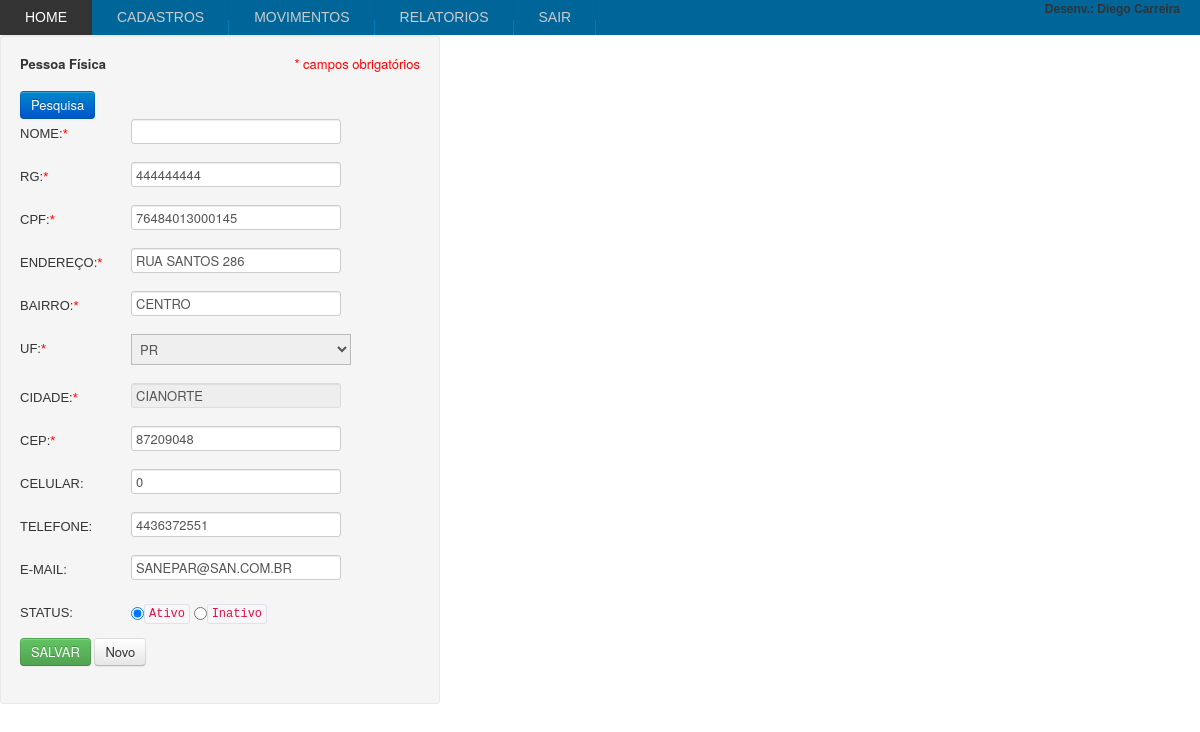
The page /cadastraClienteF.php?id=4 (signed in) on the database its author committed.
### tables this page shows
Create table clifor (
	idclifor Int NOT NULL AUTO_INCREMENT,
	uf Int NOT NULL,
	cidade Int NOT NULL,
	nome Varchar(40),
	ierg Varchar(10),
	cnpjcpf Varchar(15),
	tipo Char(1),
	endereco Varchar(40),
	bairro Varchar(30),
	cep Bigint,
	telefone Bigint,
	celular Bigint,
	email Varchar(30),
	status enum('1','2') NOT NULL default '1',
	razsoc Varchar(40),
	fantasia Varchar(40),
 Primary Key (idclifor));

Create table cidade (
	idcid Int NOT NULL AUTO_INCREMENT,
	nome Varchar(100),
	uf Int NOT NULL,
 Primary Key (idcid));

Create table uf (
	iduf Int NOT NULL AUTO_INCREMENT,
	sigla Char(2),
	descricao Varchar(30),
 Primary Key (iduf));

### cadastraClienteF.php (the view, shortened to what this page needs)
<?php error_reporting(E_ERROR | E_PARSE);
	$nome = '';
	$rg = '';
	$cpf = '';
	$endereco = '';
	$bairro = '';
	$uf = '';
	$nome_cidade = '';
	$cep = '';
	$celular = '';
	$telefone = '';
	$email = '';
	if (isset($_GET['id']) ) {
		$id = (int) $_GET['id'];
		$sql = "select * from clifor where idclifor = '$id'";
		$resultado = mysql_query($sql);
		$linha = mysql_fetch_array($resultado);
		$nome = $linha['nome'];
		$rg = $linha['ierg'];
		$cpf = $linha['cnpjcpf'];
		$endereco = $linha['endereco'];
		$bairro = $linha['bairro'];
		$uf = $linha['uf'];
		$cidade = $linha['cidade'];
		$cep = $linha['cep'];
		$celular = $linha['celular'];
		$telefone = $linha['telefone'];
		$email = $linha['email'];
		$sql_cidade = "select cidade.nome, cidade.idcid, uf.sigla, uf.iduf from cidade,uf
		where cidade.idcid = '$cidade' and uf.iduf = '$uf'" ;
			$resultado_cidade = mysql_query($sql_cidade);
			$linha_cidade = mysql_fetch_array($resultado_cidade);
			 $uf = $linha_cidade['iduf'];
			 $sigla = $linha_cidade['sigla'];
			 $nome_cidade = $linha_cidade['nome'];
	}
			?>
<!DOCTYPE html PUBLIC "-//W3C//DTD XHTML 1.0 Transitional//EN" "http://www.w3.org/TR/xhtml1/DTD/xhtml1-transitional.dtd">
<html xmlns="http://www.w3.org/1999/xhtml">
<head>
<link href="estilo.css" rel="stylesheet" type="text/css" />
<?php include 'links-tb.php'; ?>
</head>
<body onLoad="document.formClienteF.nome.focus()">
<div id="cadastro" class="well" >
	<form name="formClienteF" id="formClienteF"  method="post" action="cadastraClienteF.php" class="" onSubmit="return valida_form(this)"  >
    <fieldset class="">
	<b>Pessoa Física</b>
    <font class="red right">* campos obrigatórios</font>
    <br /><br />
    <a href="pesquisaClienteF.php" class="btn btn-primary" >Pesquisa</a>
	<p>
        <label for="nome">
            Nome:<font class="red">*</font>
        </label>
        <input class="" type="text" name="nome" id="nome" size="40" maxlength="40" value="<?php echo $nome; ?>" alt="valida"  autofocus required/>
    </p>
	<p><label for="rg">
    	RG:<font class="red">*</font>
    </label>
<input class="" type="text"  name="rg" id="rg" size="40" maxlength="9" placeholder="" value="<?php echo $rg; ?>" alt="valida" required/></p>
	<p><label  class="control-label" for="cpf">
    	CPF:<font class="red">*</font>
    </label>
    <input type="text" name="cpf" id="cpf" size="40" maxlength="11" placeholder="apenas os numeros" value="<?php echo $cpf; ?>"  alt="valida" onBlur="verifica_CPF(formClienteF)" required class="control-group alert-error"/></p>
	<p><label for="endereco">
    	Endereço:<font class="red">*</font>
    </label>
    <input type="text" name="endereco" id="endereco" size="40" maxlength="40"  value="<?php echo $endereco; ?>"  alt="valida" required/></p>
	<p><label for="bairro">
    	Bairro:<font class="red">*</font>
    </label>
    <input type="text" name="bairro" id="bairro" size="40" maxlength="30" value="<?php echo $bairro; ?>" alt="valida" required /></p>
	 <p><label for="uf">
     	UF:<font class="red">*</font>
     </label>
    <select name="uf" id="uf" size="1" maxlength="2" alt="valida" onChange="abreJanela(uf.value,form.name)">
            <option value="<?php echo $uf; ?>"><?php echo $sigla; ?></option>
    </select>
    </p>
    <p><label for="cidade">
    	Cidade:<font class="red">*</font>
    </label>
    <input type="text" name="cidade" id="cidade" size="40" maxlength="40" value="<?php echo $nome_cidade; ?>" alt="valida" readonly
    onclick="abreJanela(uf.value,form.name)" required/></p>
	<p><label for="cep">
    	CEP:<font class="red">*</font>
    </label>
    <input type="text" name="cep" id="cep" size="40" maxlength="8" placeholder="apenas os numeros"  value="<?php echo $cep; ?>"
    alt="valida" required/>
    </p>
    <p><label for="celular">Celular:</label>
    <input type="text" name="celular" id="celular" size="40" maxlength="10"  value="<?php echo $celular; ?>" alt="" /></p>
	<p><label for="telefone">Telefone:</label>
    <input type="text" name="telefone" id="telefone" size="40" maxlength="11"  value="<?php echo $telefone; ?>" alt="" /></p>
    </p><label for="email">E-mail:</label>
    <input type="text" name="email" id="email" size="40" maxlength="60" value="<?php echo $email; ?>" alt="" /></p>
    <p><label for="status">Status:</label>
    <input type="radio" name="status" id="status" value="1" checked="checked"  /><code>Ativo</code>
    <input type="radio" name="status" id="status" value="2" /><code>Inativo</code>
    </p>
    <input type="submit"  name="salvar" id="salvar" value="Salvar" class="btn btn-success"/>
    <a href="cadastraClienteF.php" class="btn" >Novo</a>
 </fieldset>
</form>
</div>
</body>
</html>

### estilo.css (style rules this page uses)
body { margin:0px; padding:0px; width:100%; height:100%; }
* { text-decoration:none; }
label { width: 111px; font-family:Verdana, Arial, Helvetica, sans-serif; font-size: 12px; float: left; margin-top: 6px; text-transform:uppercase; }
input { text-transform:uppercase; }
#cadastro { width:400px; }
.red { color:#FF0000; }
.right { float:right; }

### rows shown on the page
clifor: rg "444444444", cpf "76484013000145", endereco "RUA SANTOS 286", bairro "CENTRO", cep "87209048", celular "0", telefone "4436372551", email "SANEPAR@SAN.COM.BR"
cidade: uf "PR", cidade "CIANORTE"
